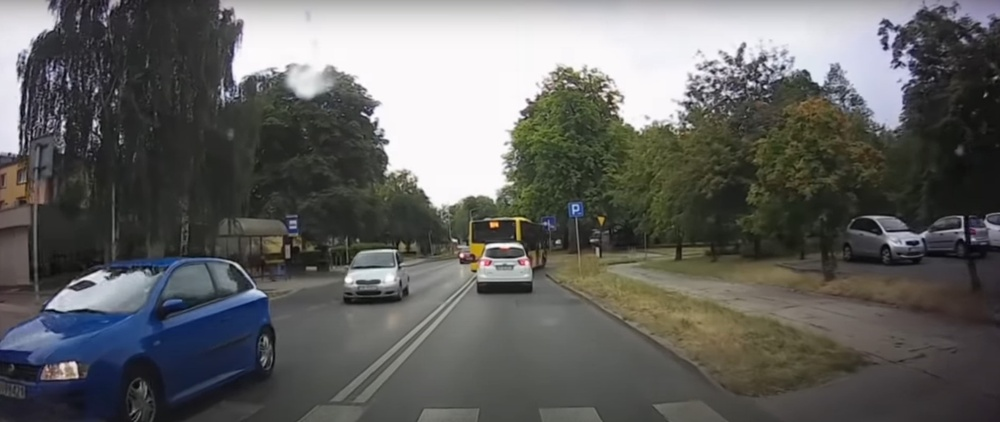
#> input picture utils/poland_right.jpg, 1000 x 422 px, shrunk from 1890 x 797 before the run
$ python -i road_side.py   (imports and definitions only)
#> lines starting #> are read from the running program, lines starting #| are printed output that depends on the picture
#> further down, picture is the input picture: shape (422, 1000, 3); mean B, G, R 97, 98.9, 98.7
import cv2
import numpy as np
import math


def count_angle_line(x1, y1, x2, y2):
    angle = abs(math.atan2(abs(y2 - y1), abs(x2 - x1)) * 180.0 / math.pi)
    return angle


def is_near_center_line(width, x1, x2):
    center = width / 2
    max_distance = width / 4
    if abs(center - x1) < max_distance and abs(center - x2) < max_distance:
        return True
    else:
        return False


def detect_road_side(img):
    img = cv2.cvtColor(img, cv2.COLOR_BGR2GRAY)
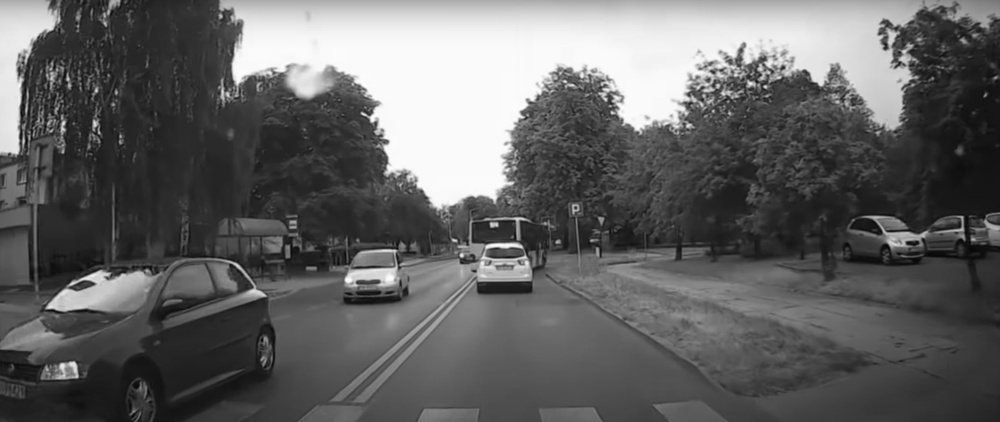
#> img: shape (422, 1000); min 2, max 254, mean 98.6
    width = img.shape[1]
#> width = 1000
    img_canny = cv2.Canny(img, 100, 200)
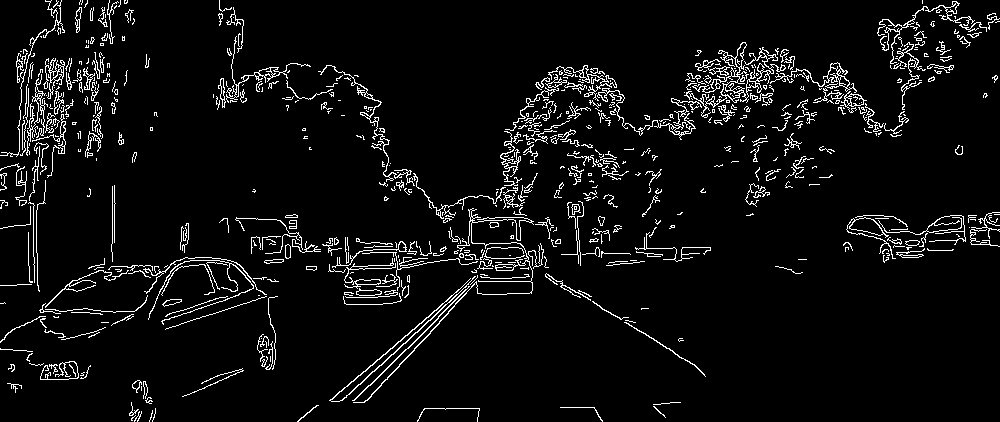
#> img_canny: shape (422, 1000); 5.6% white in thin lines or dots

    lines = cv2.HoughLinesP(img_canny, 1, np.pi / 180, threshold=50, minLineLength=50, maxLineGap=10)
#> lines = 98 rows, first 6: [332, 399, 520, 236], [161, 321, 256, 288], [636, 249, 707, 247], [110, 274, 177, 269], [688, 81, 811, 77], [339, 401, 396, 351]

    # if there are no or too little lines found
    if lines is None or len(lines) < 4:
        return None

    sum_left_lines = 0
    sum_right_lines = 0

    for line in lines:
        x1, y1, x2, y2 = line[0]
        angle = count_angle_line(x1, y1, x2, y2)

        # eliminate lines near horizontal and near vertical
        if 0 <= angle <= 20 or 80 <= angle <= 90:
            continue

        # make lines near center more important
        multiplier = 1.5 if is_near_center_line(width, x1, x2) else 1

        if y1 < y2 and x1 < x2:
            sum_left_lines += multiplier
        elif y1 < y2 and x1 > x2:
            sum_right_lines += multiplier
        elif y1 > y2 and x1 < x2:
            sum_right_lines += multiplier
        elif y1 > y2 and x1 > x2:
            sum_left_lines += multiplier
#> this loop made 98 passes
#> (x1, y1, x2, y2, angle, multiplier, sum_right_lines) on passes 1, 6, 20, 27, 29, 34, 39, 45, 49, 50, 60, 63: (332, 399, 520, 236, 40.93, 1.5, 1.5), (339, 401, 396, 351, 41.26, 1.5, 3), (408, 267, 471, 231, 29.74, 1.5, 4.5), (703, 110, 794, 59, 29.27, 1, 5.5), (353, 400, 438, 318, 43.97, 1.5, 7), (149, 277, 201, 257, 21.04, 1, 8), (702, 113, 759, 92, 20.22, 1, 9), (430, 331, 483, 274, 47.08, 1.5, 10.5), (704, 110, 763, 87, 21.3, 1, 11.5), (801, 107, 852, 83, 25.2, 1, 12.5), (367, 400, 448, 313, 47.05, 1.5, 14), (342, 400, 415, 332, 42.97, 1.5, 15.5)
#> (x1, y1, x2, y2, angle, multiplier, sum_left_lines) on passes 31, 59, 97: (548, 275, 672, 350, 31.17, 1.5, 1.5), (624, 322, 694, 364, 30.96, 1.5, 3), (601, 308, 660, 343, 30.68, 1.5, 4.5)
#> after the loop, sum_left_lines = 4.5; sum_right_lines = 23

    return "RIGHT" if sum_right_lines >= sum_left_lines else "LEFT"

>>> import cv2
>>> picture = cv2.imread('poland_right.jpg')
>>> result = detect_road_side(picture)
#> result = 'RIGHT'
